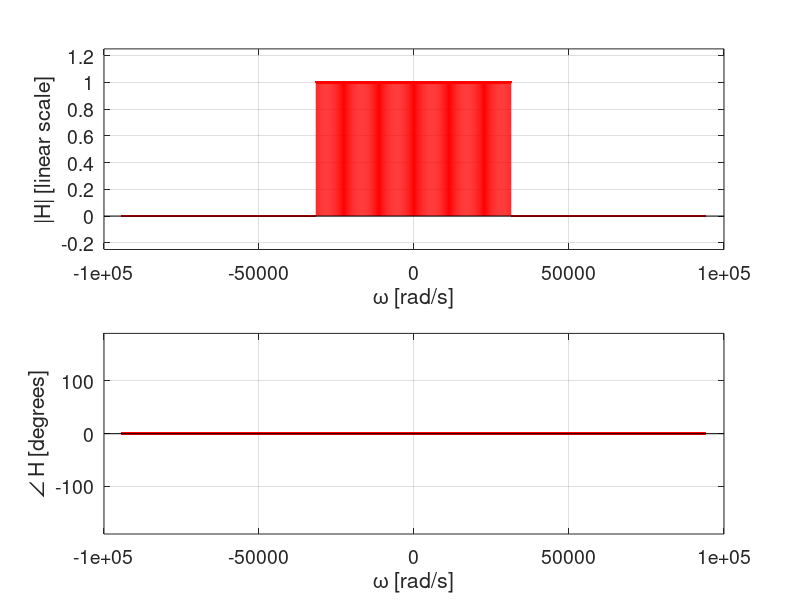

This figure's MATLAB source: (Note: this script raises an error after producing the figure.)
%% Exercise 1.2
% Clear all variables and command window
clear all;
close all;
clc;

%% Determine sampling frequency
% The known specifications are:
% Passband gain
Rp_dB=0;
Rp=db2mag(Rp_dB);
% Passband gain exists up to the passband frequency (in Hz)
fp = 5e3;
% Normalized cufoff frequency is
wn_norm=1/3;
% Number of samples in impulse response
N0=601;
% Determine sampling freqeuncy fs.
% wn_norm*fs/2=fp
% Isolate fs, and we get
fs=2*fp/wn_norm; 
%% Construct filter using frequency equivalence method
close all;
% Initialize the vector containing the sampled frequency response of
% ideal lowpass filter
H = ones(1,N0);
% Set the zeros
H(102:end-100) = 0;
% Frequency resolution is
F0=fs/N0;
% Define frequency vector.
freq=0:2*pi*F0:2*pi*(fs-F0);
% Plot the magnitude of the frequency response
figure('Name', 'Spectrum', 'Position', [800 200 700 500])
subplot(2,1,1)
stem(freq-pi*fs, fftshift(abs(H)), 'r.')
xlabel('\omega [rad/s]');
ylabel('|H| [linear scale]')
ylim([-0.25, 1.25])
grid on
set(gca, 'Fontsize', 14)
% Plot the phase of the frequency response
subplot(2,1,2)
stem(freq-pi*fs, -fftshift(rad2deg(angle(H))), 'r.')
xlabel('\omega [rad/s]');
ylabel('\angle H [degrees]')
ylim([-190, 190])
grid on
set(gca, 'Fontsize', 14)
% Export
hgexport(gcf, 'handson8_ideal_lowpass.eps')
%%
% Define Hr, the version of the frequency response that is phase shifted
% by a linear phase shift: 
% exp(j*r*pi*(N0-1)/No, where r is {0, 1, ..., N0-1}.
% This version has a causal impulse response.
Hr = zeros(1,N0);
% Compute the elements using 12.97 in Lathi
for i = 1:N0
    % Set the r-variable
    r = i-1;
    % Compute the elements
    Hr(i) = H(i)*exp(j*r*pi*(N0-1)/N0);
end
% Define the vector containing all sample numbers from 0 to N0-1
k = 0:N0-1;
% Find the impulse response by inverse Fourier transform (IDFT)
h = real(ifft(Hr));
% Check the largest appearing imaginary part
max(abs(imag(ifft(Hr))));
% it is in the order of 10^-14, so these imaginary parts due to 
% numerical errors are neglected
%% Window impulse response
% window the impulse response using rect functions, so impulse responses
% with 101, 21 and 11 nonzero samples are obtained
h_101=h.*generate_rect(N0, 101);
h_21=h.*generate_rect(N0, 21);
h_11=h.*generate_rect(N0, 11);
%% Plot the impulse responses
close all;
figure('Name', 'Impulse response', 'Position', [800 200 800 800])
% plot original 601 non-zero element impulse response
subplot(4,1,1)
stem(k, h, 'k.');
xlabel('k [sample number]');
ylabel('Amplitude [a.u.]');
ylim([-.1, .4])
legend('601 non-zero elements')
set(gca, 'Fontsize', 14)
grid on
% Plot 101 non-zero element impulse response
subplot(4,1,2)
stem(k, h_101, 'b.');
xlabel('k [sample number]');
ylabel('Amplitude [a.u.]');
ylim([-.1, .4])
legend('101 non-zero elements')
set(gca, 'Fontsize', 14)
grid on
% Plot 21 non-zero element impulse response
subplot(4,1,3)
stem(k, h_21, 'r.');
xlabel('k [sample number]');
ylabel('Amplitude [a.u.]');
ylim([-.1, .4])
legend('21 non-zero elements')
set(gca, 'Fontsize', 14)
grid on
% Plot 11 non-zero element impulse response
subplot(4,1,4)
stem(k, h_11, 'm.');
xlabel('k [sample number]');
ylabel('Amplitude [a.u.]');
ylim([-.1, .4])
legend('11 non-zero elements')
set(gca, 'Fontsize', 14)
grid on
% Export
hgexport(gcf, 'handson8_windowing.eps')
%% Calculate spectrums
[H, freq]=spectrum_maker(h, fs*2*pi);
[H_101, ~]=spectrum_maker(h_101, fs*2*pi);
[H_21, ~]=spectrum_maker(h_21, fs*2*pi);
[H_11, ~]=spectrum_maker(h_11, fs*2*pi);
%% Plot the frequency responses on top of each other
close all;
figure('Name', 'frequency responses', 'Position', [700, 100, 900, 850])
% Plot the magnitude response
subplot(2,1,1)
P_m601=plot(freq-pi*fs, fftshift(mag2db(abs(H))), 'k-');
hold on
P_m101=plot(freq-pi*fs, fftshift(mag2db(abs(H_101))), 'b-');
P_m21=plot(freq-pi*fs, fftshift(mag2db(abs(H_21))), 'r-');
P_m11=plot(freq-pi*fs, fftshift(mag2db(abs(H_11))), 'm-');
xlabel('\omega [rad/s]')
ylabel('|H| [dB]')
ylim([-120, 0])
legend('DFT of h[k]', 'DFT of 101 non-zero element h[k]',...
    'DFT of 21 non-zero element h[k]',...
    'DFT of 11 non-zero element h[k]',...
    'Location', 'northeast') 
title('Magnitude response')
grid on
set(gca, 'Fontsize', 14)
lw=1.2;
set(P_m601, 'Linewidth', lw)
set(P_m101, 'Linewidth', lw)
set(P_m21, 'Linewidth', lw)
set(P_m11, 'Linewidth', lw)
% Plot the phase of the frequency response
subplot(2,1,2)
P_p601=plot(freq-pi*fs, -fftshift(rad2deg(unwrap(angle(H)))), 'k-');
hold on
P_p101=plot(freq-pi*fs, -fftshift(rad2deg(unwrap(angle(H_101)))), 'b-');
P_p21=plot(freq-pi*fs, -fftshift(rad2deg(unwrap(angle(H_21)))), 'r-');
P_p11=plot(freq-pi*fs, -fftshift(rad2deg(unwrap(angle(H_11)))), 'm-');
xlabel('\omega [rad/s]')
ylabel('\angle H [degrees]')
title('Phase response')
grid on
legend('DFT of h[k]', 'DFT of 101 non-zero element h[k]',...
    'DFT of 21 non-zero element h[k]',...
    'DFT of 11 non-zero element h[k]',...
    'Location', 'southeast') 
set(gca, 'Fontsize', 14)
set(P_p601, 'Linewidth', lw)
set(P_p101, 'Linewidth', lw)
set(P_p21, 'Linewidth', lw)
set(P_p11, 'Linewidth', lw)
% Export
hgexport(gcf, 'handson8_windowed_specs.eps')


